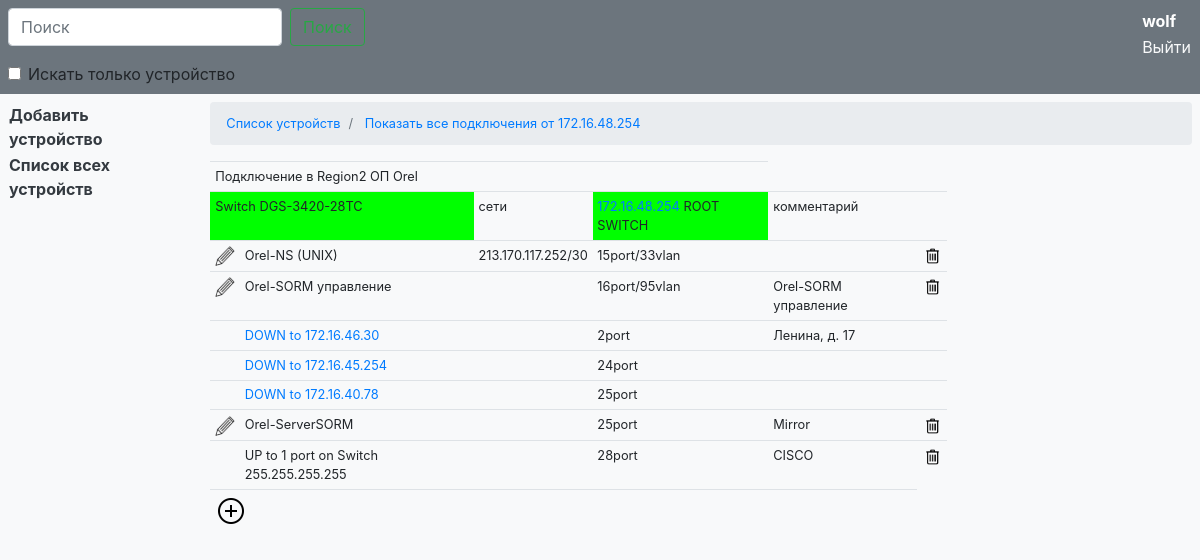
The app's page /connection/2/ (signed in) with its own data.
### models_device/models.py (models this page shows, shortened)
class Device(models.Model):
    model = models.ForeignKey(ModelDevices, null=True, on_delete=models.SET_NULL, help_text='модель устройства', verbose_name='Модель')
    ip = models.GenericIPAddressField(unique=True, help_text='IP нового устройства', verbose_name='IP устройства')
    incoming_port = models.CharField(max_length=10, help_text='приходящий порт', default=1, verbose_name='Приходящий порт')
    up_connect_ip = models.GenericIPAddressField(validators=[validate_up_connect_ip], help_text='IP устройства от которого подключено', verbose_name='IP вышестоящего')
    up_connect_port = models.CharField(max_length=10, help_text='порт подключения на вышестоящем устройстве', default=1, verbose_name='Порт вышестоящего')
    city = models.ForeignKey(Cities, on_delete=models.PROTECT, help_text='город подключения', verbose_name='Город')
    comment = models.TextField(blank=True, verbose_name='Комментарий', help_text='комментарий')
    update = models.DateTimeField(auto_now=True)
    class Meta:
        verbose_name = 'Установленное оборудование'
        verbose_name_plural = 'Установленное оборудование'

class ModelDevices(models.Model):
    type = models.CharField(max_length=30, verbose_name='Тип устройства')
    model = models.CharField(max_length=30, help_text='модель устройства', verbose_name='Модель')
    ports = models.PositiveSmallIntegerField(help_text='количество портов', verbose_name='Портов')
    template = models.CharField(max_length=50,help_text='имя файла с шаблоном', verbose_name='Шаблон')
    comment = models.TextField(blank=True, verbose_name='Комментарий', help_text='комментарий')
    class Meta:
        verbose_name = 'Тип и модель оборудования'
        verbose_name_plural = 'Типы и модели оборудования'
        ordering = ['model']

### cities/models.py (models this page shows, shortened)
class Cities(models.Model):
    city = models.CharField(max_length=30, help_text='Город')
    city_prefix = models.CharField(max_length=10, help_text='Префикс в мнемокоде')
    region = models.IntegerField(choices=REGIONS)
    comment = models.TextField(blank=True)
    class Meta:
        verbose_name = 'Город'
        verbose_name_plural = 'Города'

### connection_on_device/models.py (models this page shows, shortened)
class ConnectionOnDevice(models.Model):
    id_dev = models.ForeignKey(Device, on_delete=models.CASCADE,
        help_text='ID оборудования, к которому подключен клиент/устройство')
    port = models.CharField(max_length=10, help_text='Порт подключения')
    connected = models.CharField(max_length=40, help_text='Что подключено к порту')
    vlan = models.CharField(max_length=5, default='Null', help_text='vlan клиента, если есть')
    ip_client = models.TextField(blank=True, verbose_name='IP клиента', help_text='IP/сети выделенные клиенту через ";"')
    comment = models.TextField(blank=True, help_text='Комментарий')
    date = models.DateTimeField(auto_now_add=True, help_text='Дата добавления')
    update = models.DateTimeField(auto_now=True, help_text='Дата изменения')
    class Meta:
    	verbose_name = "Подключенное оборудование/клиенты"
    	verbose_name_plural = "Подключенное оборудование/клиенты"

### connection_on_device/views.py (the view)
# urls.py: path('<int:id_dev>/', views.on_device, name='connections_on_dev'),
def on_device(request, id_dev):
    connections, dev = on_device_get(request, id_dev)
    return render(request, "connection.html", {
        "connections":connections,
        "dev":dev,
        "color":COLORS[dev.model.type],
        })

### connection_on_device/templates/connection.html (shortened to what this page needs)
{% extends "base.html" %}
{% load static %}
{% block head %}
		<nav aria-label="breadcrumb">
		  <ol class="breadcrumb">
		  	<li class="breadcrumb-item"><a href="{% url 'device' %}">Список устройств</a></li>
		    <li class="breadcrumb-item">
		    	<a href="{% url 'all_connection' dev.pk %}" data-toggle="tooltip" data-placement="right" title="Показать все подключения от этого узла">
			    	Показать все подключения от {{ dev.ip }}
				</a>
			</li>
		  </ol>
		</nav>
{% endblock %}
{% block main %}
		<table class="table table-sm p-0 table-hover w-75">
			<tr>
				<td colspan="4">
					Подключение в {{ dev.city.get_region_display}} ОП {{ dev.city.city }}
				</td>
			</tr>
			<tr>
				<td bgcolor="{{ color }}" colspan="2">
					{{ dev.model.type }}&nbsp;{{ dev.model.model }}
				</td>
				<td>
					сети&nbsp;
				</td>
				<td bgcolor="{{ color }}">
					<a href="{% url 'path_to_dev' dev.pk %}" data-toggle="tooltip" data-placement="right" title="Показать путь до данного узла">{{ dev.ip }}</a> {{ dev.comment }}
				</td>
				<td colspan="2">
					комментарий
				</td>
			</tr>
			{% for connection in connections %}
			<tr>
				<td>
					{% if perms.connection_on_device.change_connectionondevice %}
						{% if 'UP to' in connection.connected.0 or 'DOWN to' in connection.connected.0 %}
						{%else%}
							{% if 'UP to' in connection.connected %}
							{%else%}
		          			<a class="alert-link text-dark"
		          			href="{% url 'edit_connection' dev.pk connection.pk %}" data-toggle="tooltip" data-placement="left" title="Редактировать подключение">
								<img src="{% static "img/edit.png" %}" width="20" height="20">
							</a>
							{% endif %}
						{% endif %}
					{% endif %}
				</td>
				<td>
					{% if 'UP to' in connection.connected.0 or 'DOWN to' in connection.connected.0 %}
						<a href="{% url 'connections_on_dev' connection.connected.1.pk %}" data-toggle="tooltip" data-placement="top"
						title="Показать подключения на данном устройстве">{{ connection.connected.0 }}</a>
					{% else %}
						{{ connection.connected }}
					{% endif %}
				</td>
				<td>
					{{ connection.ip_client }}
				</td>
				<td>
					{% include 'port_block.html' %}
				</td>
				<td>
					{% include "comment_block.html" %}
				</td>
				<td>
					{% if perms.connection_on_device.delete_connectionondevice %}
						{% if 'UP to' in connection.connected.0 or 'DOWN to' in connection.connected.0 %}
							{%else%}
							<a href="" data-toggle="modal" data-target="#deleteModal{{ connection.pk }}" >
								<img src="{% static "img/delete.png" %}" width="20" height="20"title="Удалить подключение">
							</a>
						{% endif %}
					{% endif %}
				</td>
			</tr>
			{% endfor %}
			<tr>
				<td colspan="5">
					{% if perms.connection_on_device.add_connectionondevice %}
					<a class="alert-link text-dark" href="{% url 'add_connection' dev.pk %}" data-toggle="tooltip" data-placement="top" title="добавить подключение">
						<img src="{% static "img/add.png" %}" width="32" height="32">
					</a>
					{% endif %}
				</td>
			</tr>
		</table>
{% endblock %}

### templates/base.html (shortened to what this page needs)
{% load static %}
<!DOCTYPE html>
<html lang="en">
  <head>
    <link rel="stylesheet"  type="text/css" href="{% static "css/bootstrap.min.css" %}">
    <link rel="stylesheet"  type="text/css" href="{% static "css/intranet.css" %}">
  </head>
  <body class="bg-light">
    <header>
      <div class="container bg-secondary mw-100 p-2">
        <div class="row">
          <div class="col">
            {% if region %}
              {% if city %}
                <form action="{% url 'dev_list_city' region city %}">
              {% else %}
                <form action="{% url 'dev_list_region' region %}">
              {% endif %}
            {% else %}
            <form action="{% url 'dev_list' %}">
            {% endif %}
            <div class="form-group form-inline mt-2 mt-md-0">
                <input class="form-control mr-sm-2" type="text" placeholder="Поиск" aria-label="Search" name="search">
                <button class="btn btn-outline-success my-2 my-sm-0" type="submit">Поиск</button>
            </div>
            <div class="form-group  my-sm-0">
              <div class="form-check">
                <input class="form-check-input" type="checkbox" id="gridCheck" name="only_dev">
                <label class="form-check-label" for="gridCheck">Искать только устройство</label>
              </div>
            </div>
            </form>
          </div>
          <div class="col" align="right">
             {% if user.is_authenticated %}
              <table>
                <tr><td class="text-white"><b>{{ user }}</b></td></tr>
                <tr><td><a class="text-light" href="{% url 'logout' %}">Выйти</a></td></tr>
              </table>
             {% else %}
              <a class="text-light" href="{% url 'login' %}">Войти</a>
             {% endif %}
          </div>
        </div>
      </div>
    </header>
    <main role="main">
      <div class="container mw-100 p-2">
        <div class="row">
          <div class="col">
            <table>
              {% if perms.models_device.add_device %}
              <tr>
                <td>
                  {% if region %}
                      {% if city %}
                        <a class="alert-link text-dark" href="{% url 'device_add_city' region city %}">Добавить устройство</a>
                      {% else %}
                        <a class="alert-link text-dark" href="{% url 'device_add_reg' region %}">Добавить устройство</a>
                      {% endif %}
                  {% else %}
                      <a class="alert-link text-dark" href="{% url 'device_add' %}">Добавить устройство</a>
                  {% endif %}
                </td>
              </tr>
              {% endif %}
              <tr>
                <td>
                  <a class="alert-link text-dark" href="{% url 'device' %}">Список всех устройств</a>
                </td>
              </tr>
            </table>
          </div>
          <div class="col-10">
                <div class="row">
                  <div class="col">
                    <small>
                    {% block head %}
                    {% endblock %}
                    </small>
                  </div>
                </div>
                <div class="row">
                  <div class="col">
                    <small>
                    {% block main %}
                    {% endblock %}
                    </small>
                  </div>
                </div>
          </div>
        </div>
      </div>
    </main>
  </body>
</html>

### connection_on_device/templates/port_block.html
					{% if 'RWR' in dev.model.type %}
						{{ connection.port }} {{ connection.vlan }}
					{% else %}
						{{ connection.port }}port{{ connection.vlan }}
					{% endif %}

### connection_on_device/templates/comment_block.html
					{% if connection.comment|length > 35 %}
						<div id="block_comment">
							{{ connection.comment }}
						</div>
					{% else %}
						{{ connection.comment }}
					{% endif %}

### records on screen
Device: ip "172.16.48.254", city.region "Region2", city.city "Orel", model.type "Switch", model.model "DGS-3420-28TC", comment "ROOT SWITCH"
ConnectionOnDevice: connected "Orel-NS (UNIX)", ip_client "213.170.117.252/30", port "15", vlan "/33vlan"
ConnectionOnDevice: connected "Orel-SORM управление", port "16", vlan "/95vlan", comment "Orel-SORM управление"
ConnectionOnDevice: connected.0 "DOWN to 172.16.46.30", port "2", comment "Ленина, д. 17"
ConnectionOnDevice: connected.0 "DOWN to 172.16.45.254", port "24"
ConnectionOnDevice: connected.0 "DOWN to 172.16.40.78", port "25"
ConnectionOnDevice: connected "Orel-ServerSORM", port "25", comment "Mirror"
ConnectionOnDevice: connected "UP to 1 port on Switch 255.255.255.255", port "28", comment "CISCO"

### other values on screen
{{ user }} "wolf"
